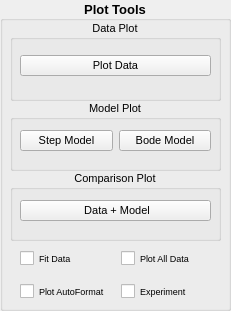
   <widget class="QGroupBox" name="PlotToolsGroup">
    <property name="geometry">
     <rect>
      <x>560</x>
      <y>10</y>
      <width>231</width>
      <height>311</height>
     </rect>
    </property>
    <property name="font">
     <font>
      <pointsize>10</pointsize>
      <weight>75</weight>
      <bold>true</bold>
     </font>
    </property>
    <property name="title">
     <string>Plot Tools</string>
    </property>
    <property name="alignment">
     <set>Qt::AlignCenter</set>
    </property>
    <widget class="QGroupBox" name="DataPlotGroup">
     <property name="geometry">
      <rect>
       <x>10</x>
       <y>20</y>
       <width>211</width>
       <height>81</height>
      </rect>
     </property>
     <property name="font">
      <font>
       <pointsize>8</pointsize>
       <weight>50</weight>
       <bold>false</bold>
      </font>
     </property>
     <property name="title">
      <string>Data Plot</string>
     </property>
     <property name="alignment">
      <set>Qt::AlignCenter</set>
     </property>
     <widget class="QWidget" name="horizontalLayoutWidget">
      <property name="geometry">
       <rect>
        <x>10</x>
        <y>20</y>
        <width>191</width>
        <height>51</height>
       </rect>
      </property>
      <layout class="QHBoxLayout" name="horizontalLayout_2">
       <item>
        <widget class="QPushButton" name="PlotDataButton">
         <property name="font">
          <font>
           <pointsize>8</pointsize>
           <weight>50</weight>
           <bold>false</bold>
          </font>
         </property>
         <property name="text">
          <string>Plot Data</string>
         </property>
         <property name="checkable">
          <bool>false</bool>
         </property>
         <property name="checked">
          <bool>false</bool>
         </property>
         <property name="default">
          <bool>false</bool>
         </property>
         <property name="flat">
          <bool>false</bool>
         </property>
        </widget>
       </item>
      </layout>
     </widget>
    </widget>
    <widget class="QGroupBox" name="ModelPlotGroup">
     <property name="geometry">
      <rect>
       <x>10</x>
       <y>100</y>
       <width>211</width>
       <height>71</height>
      </rect>
     </property>
     <property name="font">
      <font>
       <pointsize>8</pointsize>
       <weight>50</weight>
       <bold>false</bold>
      </font>
     </property>
     <property name="title">
      <string>Model Plot</string>
     </property>
     <property name="alignment">
      <set>Qt::AlignCenter</set>
     </property>
     <widget class="QWidget" name="horizontalLayoutWidget_2">
      <property name="geometry">
       <rect>
        <x>10</x>
        <y>20</y>
        <width>191</width>
        <height>41</height>
       </rect>
      </property>
      <layout class="QHBoxLayout" name="horizontalLayout_3">
       <item>
        <widget class="QPushButton" name="StepModelButton">
         <property name="font">
          <font>
           <pointsize>8</pointsize>
           <weight>50</weight>
           <bold>false</bold>
          </font>
         </property>
         <property name="text">
          <string>Step Model</string>
         </property>
         <property name="flat">
          <bool>false</bool>
         </property>
        </widget>
       </item>
       <item>
        <widget class="QPushButton" name="BodeModelButton">
         <property name="font">
          <font>
           <pointsize>8</pointsize>
           <weight>50</weight>
           <bold>false</bold>
          </font>
         </property>
         <property name="autoFillBackground">
          <bool>false</bool>
         </property>
         <property name="inputMethodHints">
          <set>Qt::ImhNone</set>
         </property>
         <property name="text">
          <string>Bode Model</string>
         </property>
         <property name="flat">
          <bool>false</bool>
         </property>
        </widget>
       </item>
      </layout>
     </widget>
    </widget>
    <widget class="QGroupBox" name="ComparisonGroup">
     <property name="geometry">
      <rect>
       <x>10</x>
       <y>170</y>
       <width>211</width>
       <height>71</height>
      </rect>
     </property>
     <property name="font">
      <font>
       <pointsize>8</pointsize>
       <weight>50</weight>
       <bold>false</bold>
      </font>
     </property>
     <property name="title">
      <string>Comparison Plot</string>
     </property>
     <property name="alignment">
      <set>Qt::AlignCenter</set>
     </property>
     <widget class="QWidget" name="horizontalLayoutWidget_3">
      <property name="geometry">
       <rect>
        <x>10</x>
        <y>20</y>
        <width>191</width>
        <height>41</height>
       </rect>
      </property>
      <layout class="QHBoxLayout" name="horizontalLayout_4">
       <item>
        <widget class="QPushButton" name="DataModelButton">
         <property name="font">
          <font>
           <pointsize>8</pointsize>
           <weight>50</weight>
           <bold>false</bold>
          </font>
         </property>
         <property name="text">
          <string> Data + Model</string>
         </property>
         <property name="flat">
          <bool>false</bool>
         </property>
        </widget>
       </item>
      </layout>
     </widget>
    </widget>
    <widget class="QWidget" name="gridLayoutWidget_5">
     <property name="geometry">
      <rect>
       <x>20</x>
       <y>240</y>
       <width>195</width>
       <height>71</height>
      </rect>
     </property>
     <layout class="QGridLayout" name="gridLayout_2">
      <item row="1" column="0">
       <widget class="QCheckBox" name="FitDataCheckBox">
        <property name="font">
         <font>
          <pointsize>7</pointsize>
          <weight>50</weight>
          <bold>false</bold>
         </font>
        </property>
        <property name="text">
         <string>Fit Data</string>
        </property>
       </widget>
      </item>
      <item row="2" column="0">
       <widget class="QCheckBox" name="PlotAutoFormatCheckBox">
        <property name="font">
         <font>
          <pointsize>7</pointsize>
          <weight>50</weight>
          <bold>false</bold>
         </font>
        </property>
        <property name="text">
         <string>Plot AutoFormat</string>
        </property>
        <property name="checked">
         <bool>false</bool>
        </property>
       </widget>
      </item>
      <item row="1" column="1">
       <widget class="QCheckBox" name="PlotAllDataCheckBox">
        <property name="font">
         <font>
          <pointsize>7</pointsize>
          <weight>50</weight>
          <bold>false</bold>
         </font>
        </property>
        <property name="text">
         <string>Plot All Data</string>
        </property>
       </widget>
      </item>
      <item row="2" column="1">
       <widget class="QCheckBox" name="checkBox">
        <property name="font">
         <font>
          <pointsize>7</pointsize>
          <weight>50</weight>
          <bold>false</bold>
         </font>
        </property>
        <property name="text">
         <string>Experiment</string>
        </property>
       </widget>
      </item>
     </layout>
    </widget>
   </widget>
